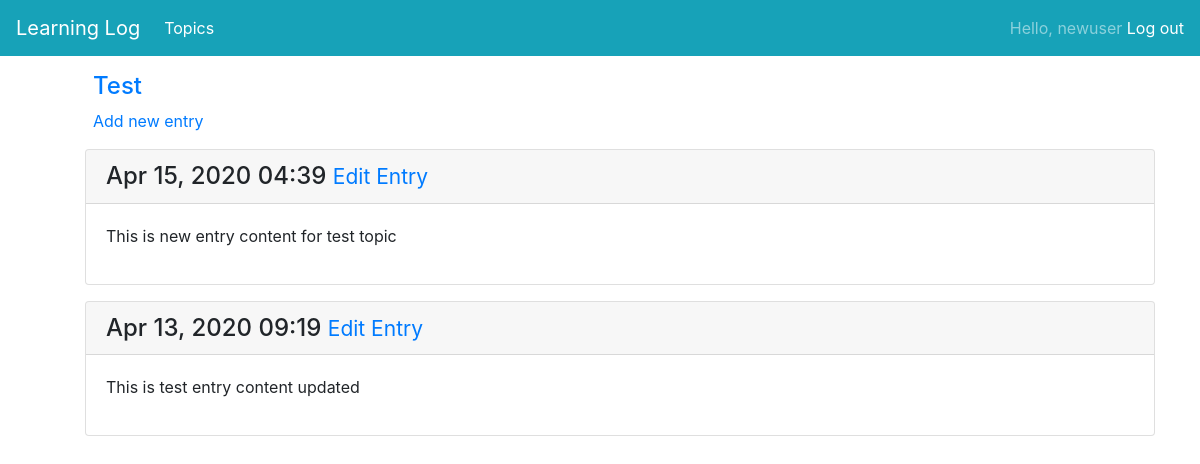
Page /topics/4/ (signed in) on the committed database.
### learning_logs/models.py (models this page shows, shortened)
class Topic(models.Model):
    text = models.CharField(max_length=200)
    date_added = models.DateTimeField(auto_now_add=True)
    owner = models.ForeignKey(User, on_delete=models.CASCADE)
    def __str__(self):
        return self.text

class Entry(models.Model):
    topic = models.ForeignKey(Topic, on_delete=models.CASCADE)
    text = models.TextField()
    date_added = models.DateTimeField(auto_now_add=True)
    class Meta:
        verbose_name_plural = 'entries'

### learning_logs/views.py (the view)
# urls.py: path('topics/<int:topic_id>/', views.topic, name='topic'),
@login_required
def topic(request, topic_id):
    topic = Topic.objects.get(id=topic_id)
    if topic.owner != request.user:
        raise Http404
    entries = topic.entry_set.order_by('-date_added')
    context = {'topic': topic, 'entries': entries}
    return render(request, 'topic.html', context)

### templates/topic.html
{% extends 'base.html' %}
{% load bootstrap4 %}
{% block content %}
    <div class="container mt-3">
    <div>
        <h4 class="text-primary ml-5">{{ topic }}</h4>
    </div>
    <p>
        <a href="{% url 'learning_logs:new_entry' topic.id %}" class="ml-5">Add new entry</a>
    </p>
    <ul>
    {% for entry in entries %}
        <div class="card mb-3">
        <h4 class="card-header">
            {{ entry.date_added|date:'M d, Y H:i' }}
            <small><a href="{% url 'learning_logs:edit_entry' entry.id %}">Edit Entry</a></small>
        </h4>
        <div class="card-body">{{ entry.text|linebreaks }}</div>
        </div>
            {% empty %}
            <li class="font-weight-bold text-info">There are no entries for this topic yet.</li>
    {% endfor %}
    </ul>
    </div>
{% endblock content %}

### templates/base.html (shortened to what this page needs)
{% load bootstrap4 %}
<!DOCTYPE html>
<html lang="en">
<head>
    {% bootstrap_css %}
</head>
<body>
    <nav class="navbar navbar-expand-lg navbar-dark bg-info">
        <a class="navbar-brand" href="{% url 'learning_logs:index' %}">Learning Log<span class="sr-only">(current)</span></a>
      <div class="collapse navbar-collapse" id="navbarText">
        <ul class="navbar-nav mr-auto">
          <li class="nav-item active">
              <a class="nav-link" href="{% url 'learning_logs:topics' %}">Topics</a>
          </li>
        </ul>
        <span class="navbar-text">
            {% if user.is_authenticated %}
                Hello, {{ user.username }}
                <a href="{% url 'users:logout' %}">Log out</a>
            {% else %}
                <a href="{% url 'users:register' %}">Register</a>
                <a href="{% url 'users:login' %}">Log In</a>
            {% endif %}
        </span>
      </div>
    </nav>
{% block content %}{% endblock content %}
</body>
</html>

### rows in the picture
Topic: text "Test"
Entry: date_added "Apr 15, 2020 04:39", text "This is new entry content for test topic"
Entry: date_added "Apr 13, 2020 09:19", text "This is test entry content updated"

### other values in the picture
{{ user.username }} "newuser"
